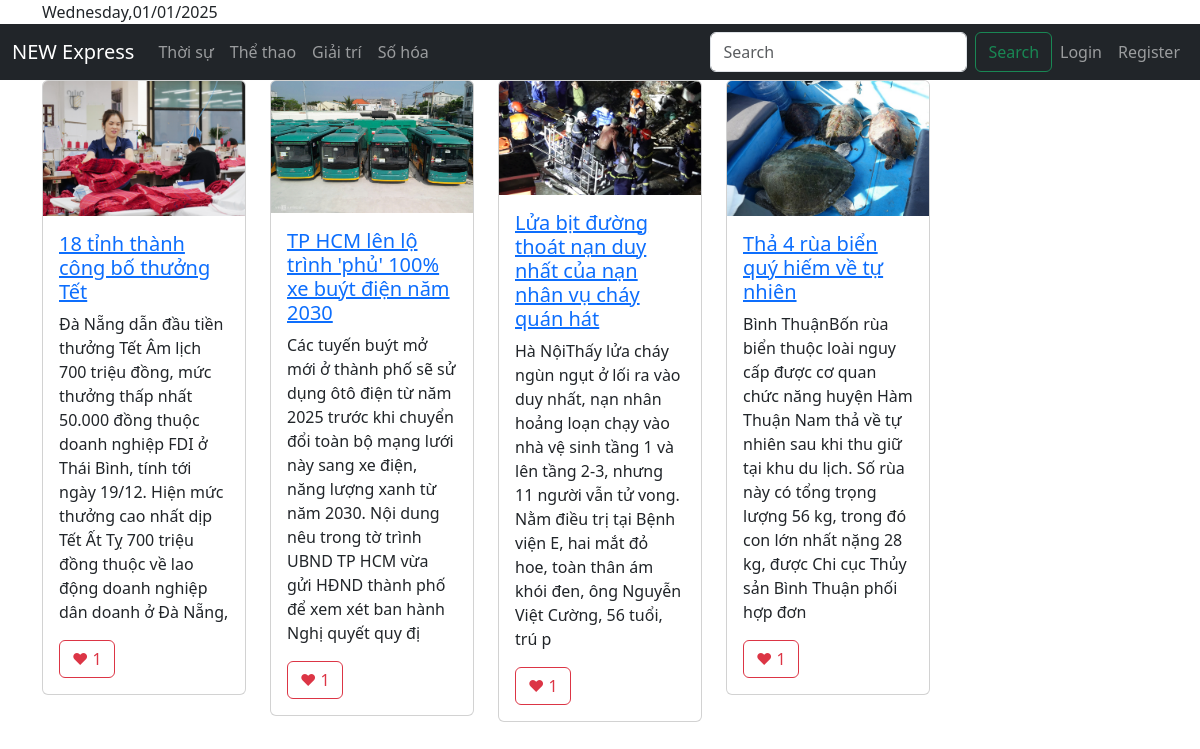
/category.php?id=1, run on the app's committed database.
### tables this page shows
CREATE TABLE IF NOT EXISTS `categories` (
  `id` int NOT NULL AUTO_INCREMENT,
  `name` varchar(255) NOT NULL,
  PRIMARY KEY (`id`)
);

CREATE TABLE IF NOT EXISTS `category_product` (
  `category_id` int NOT NULL,
  `product_id` int NOT NULL,
  PRIMARY KEY (`category_id`,`product_id`)
);

CREATE TABLE IF NOT EXISTS `products` (
  `id` int NOT NULL AUTO_INCREMENT,
  `name` varchar(255) NOT NULL,
  `preview` varchar(255) NOT NULL,
  `description` text NOT NULL,
  `description2` text NOT NULL,
  `image` varchar(255) NOT NULL,
  `status` tinyint NOT NULL DEFAULT '1',
  `likes` int NOT NULL,
  PRIMARY KEY (`id`)
);

### app/models/Category.php (called while the page is built)
<?php
class Category extends Database
{
    public function all()
    {
        $sql = parent::$connection->prepare('SELECT * from `categories`');
        return parent::select($sql);
    }
}

### app/models/Database.php (called while the page is built, shortened)
<?php
class Database
{
    public function select($sql)
    {
        $sql->execute();
        return $sql->get_result()->fetch_all(MYSQLI_ASSOC);
    }
}

### app/models/Product.php (called while the page is built, shortened)
<?php
class Product extends Database
{
    public function findByCategory($id, $limit = '')
    {
        $limit = ($limit != '') ? "LIMIT $limit" : '';
        $sql = parent::$connection->prepare("SELECT *
                                            FROM `category_product`
                                            INNER JOIN `products`
                                            ON `category_product`.`product_id` = `products`.`id`
                                            WHERE `category_id`=?
                                            $limit");
        $sql->bind_param('i', $id);
        return parent::select($sql);
    }
}

### category.php (the view, shortened to what this page needs)
<?php
require_once 'config/database.php';
$id = '';
if (isset($_GET['id'])) {
    $id = $_GET['id'];
}
$productModel = new Product();
$products = $productModel->findByCategory($id);
$categoryModel = new Category();
$categories = $categoryModel->all();
?>
<!DOCTYPE html>
<html lang="en">
<head>
    <link href="https://cdn.jsdelivr.net/npm/bootstrap@5.3.3/dist/css/bootstrap.min.css" rel="stylesheet">
</head>
<body>
    <header>
        <div class="container">
            <?php
            echo date("l,");
            echo date("d/m/Y");
            ?>
        </div>
    </header>
    <nav class="navbar navbar-expand-sm navbar-dark bg-dark sticky-top">
        <div class="container-fluid">
            <a class="navbar-brand" href="index.php">NEW Express</a>
            <div class="collapse navbar-collapse" id="navbarSupportedContent">
                <ul class="navbar-nav me-auto mb-2 mb-lg-0">
                    <?php
                    foreach ($categories as $category) :
                    ?>
                        <li class="nav-item">
                            <a class="nav-link" href="category.php?id=<?php echo $category['id'] ?>"><?php echo $category['name'] ?></a>
                        </li>
                    <?php
                    endforeach;
                    ?>
                </ul>
                <ul class="navbar-nav ms-auto mb-2 mb-lg-0">
                    <form class="d-flex" role="search" action="search.php" method="get">
                        <input class="form-control me-2" type="search" placeholder="Search" aria-label="Search" name="q">
                        <button class="btn btn-outline-success" type="submit">Search</button>
                    </form>
                    <?php
                    if (isset($_SESSION['isLoggedIn']) && $_SESSION['isLoggedIn'] === true) :
                    ?>
                        <li class="nav-item text-light">
                            Hello, <?php echo $_SESSION['username'] ?>
                        </li>
                        <li class="nav-item">
                            <a class="nav-link" href="logout.php">Logout</a>
                        </li>
                    <?php
                    else :
                    ?>
                        <li class="nav-item">
                            <a class="nav-link" href="login.php">Login</a>
                        </li>
                        <li class="nav-item">
                            <a class="nav-link" href="register.php">Register</a>
                        </li>
                    <?php
                    endif;
                    ?>
                </ul>
            </div>
        </div>
    </nav>
    <div class="container">
        <div class="row row-cols-1 row-cols-md-5 g-4">
            <?php
            foreach ($products as $product) :
            ?>
                <div class="col">
                    <div class="card">
                        <img src="public/images/<?php echo $product['image'] ?>" class="card-img-top" alt="...">
                        <div class="card-body">
                            <h5 class="card-title"> <a href="product.php?id=<?php echo $product['id'] ?>"><?php echo $product['name'] ?></a> </h5>
                            <p class="card-text"><?php echo $product['preview'] ?></p>
                            <form action="category.php" method="post">
                                <button type="submit" class="btn btn-outline-danger" name="btn-like" value="<?php echo $product['id'] ?>">&hearts;
                                    <?php echo $product['likes'] ?></button>
                            </form>
                        </div>
                    </div>
                </div>
            <?php
            endforeach;
            ?>
        </div>
    </div>
</body>
</html>

### data on the page
categories: name "Thời sự"
categories: name "Thể thao"
categories: name "Giải trí"
categories: name "Số hóa"
category_product: product.image (picture), product.name "18 tỉnh thành công bố thưởng Tết", product.preview "Đà Nẵng dẫn đầu tiền thưởng Tết Âm lịch 700 triệu đồng, mức thưởng thấp nhất 50.000 đồng thuộc doanh nghiệp FDI ở Thái Bình, tính tới ngày 19/12. Hiện mức thưởng cao nhất dịp Tết Ất Tỵ 700 triệu đồng thuộc về lao động doanh nghiệp dân doanh ở Đà Nẵng,", product.likes "1"
category_product: product.image (picture), product.name "TP HCM lên lộ trình 'phủ' 100% xe buýt điện năm 2030", product.preview "Các tuyến buýt mở mới ở thành phố sẽ sử dụng ôtô điện từ năm 2025 trước khi chuyển đổi toàn bộ mạng lưới này sang xe điện, năng lượng xanh từ năm 2030. Nội dung nêu trong tờ trình UBND TP HCM vừa gửi HĐND thành phố để xem xét ban hành Nghị quyết quy đị", product.likes "1"
category_product: product.image (picture), product.name "Lửa bịt đường thoát nạn duy nhất của nạn nhân vụ cháy quán hát", product.preview "Hà NộiThấy lửa cháy ngùn ngụt ở lối ra vào duy nhất, nạn nhân hoảng loạn chạy vào nhà vệ sinh tầng 1 và lên tầng 2-3, nhưng 11 người vẫn tử vong. Nằm điều trị tại Bệnh viện E, hai mắt đỏ hoe, toàn thân ám khói đen, ông Nguyễn Việt Cường, 56 tuổi, trú p", product.likes "1"
category_product: product.image (picture), product.name "Thả 4 rùa biển quý hiếm về tự nhiên", product.preview "Bình ThuậnBốn rùa biển thuộc loài nguy cấp được cơ quan chức năng huyện Hàm Thuận Nam thả về tự nhiên sau khi thu giữ tại khu du lịch. Số rùa này có tổng trọng lượng 56 kg, trong đó con lớn nhất nặng 28 kg, được Chi cục Thủy sản Bình Thuận phối hợp đơn", product.likes "1"
